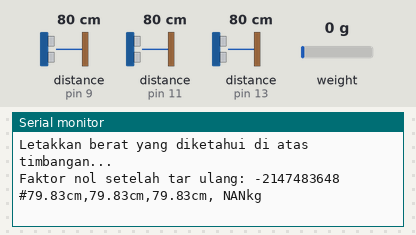
Recording of a sketch running on a simulated Arduino Leonardo, built with avr-gcc and run on an emulated ATmega32U4. Parts: the last lines printed to the serial monitor. Wiring (inferred from the names in the program): 3 × ultrasonic range finder: trigger pin 8, echo pin 9 / trigger pin 10, echo pin 11 / trigger pin 12, echo pin 13. The test bench sets the inputs (shaded band); at power-on: distance to the obstacle (sensors on pin 9, pin 11, pin 13) 80 cm, weight on the scale 0 g. The echo pulse lasts 58.3 µs per cm.

Above: at 9.2 s.
9.3 s: distance to the obstacle (sensor on pin 9) set to 2 cm
At 11.1 s:
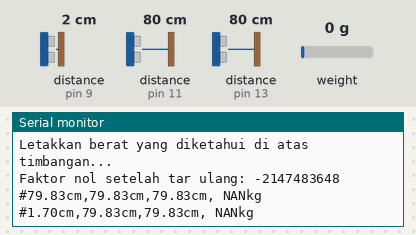
11.2 s: distance to the obstacle (sensor on pin 11) set to 2 cm
13.1 s: distance to the obstacle (sensor on pin 13) set to 2 cm
At 13.7 s:
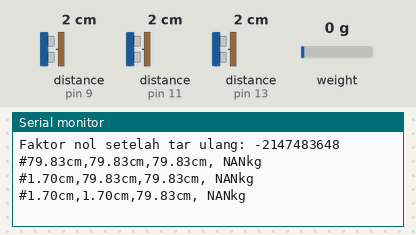
15.0 s: weight on the scale set to 1250 g
At 16.5 s:
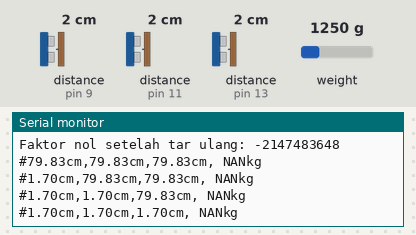
16.9 s: distance to the obstacle (sensor on pin 9) set to 4 cm
At 18.2 s:
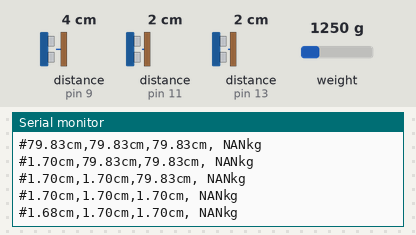
18.8 s: distance to the obstacle (sensor on pin 11) set to 4 cm
At 19.9 s:
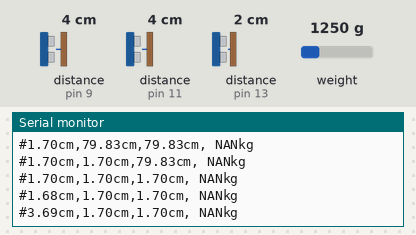
Timing chart, 0 to 21.7 s (numbered marks = the images above; inputs shaded):
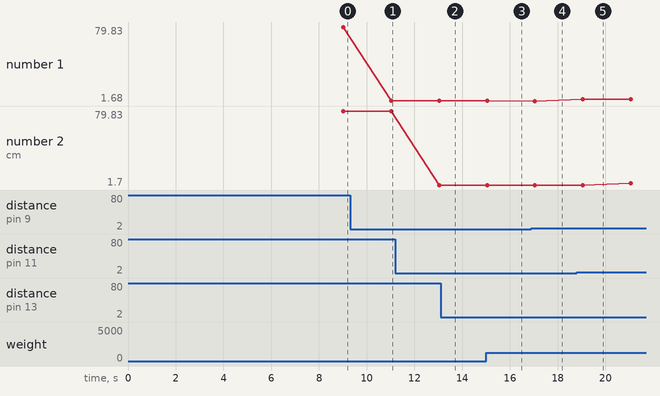

Measured:
- after the input at 9.3 s, the serial monitor: prints a new line after 1.7 s (image 1)
- plotted number 1: 79.83 → 1.7 after the input at 9.3 s

The sketch:

mega_new.ino
```cpp
#include "HX711.h"
#include <NewPing.h>

#define DOUT  4
#define CLK   5

#define TRIG_PIN_1  8   // D1
#define ECHO_PIN_1  9   // D2
#define TRIG_PIN_2  10  // D6
#define ECHO_PIN_2  11  // D7
#define TRIG_PIN_3  12  // Pin Contoh
#define ECHO_PIN_3  13  // Pin Contoh

HX711 scale;

// Berat yang diketahui dalam kg (sesuaikan dengan berat yang digunakan untuk kalibrasi)
const float known_weight = 0.0;  // Contoh: menggunakan berat 1 kg

void setup() {
  Serial.begin(9600);
  Serial1.begin(9600);

  // Inisialisasi HX711
  scale.begin(DOUT, CLK);
  scale.set_scale();

  // Kalibrasi timbangan menggunakan berat yang diketahui
  Serial.println("Letakkan berat yang diketahui di atas timbangan...");
  delay(5000);  // Delay untuk menstabilkan pengukuran berat
  scale.set_scale(calibration_factor(known_weight));  // Kalibrasi menggunakan berat yang diketahui

  // Tar ulang timbangan setelah kalibrasi
  scale.tare();

  // Inisialisasi pin sensor ultrasonik
  pinMode(TRIG_PIN_1, OUTPUT);
  pinMode(ECHO_PIN_1, INPUT);
  pinMode(TRIG_PIN_2, OUTPUT);
  pinMode(ECHO_PIN_2, INPUT);
  pinMode(TRIG_PIN_3, OUTPUT);
  pinMode(ECHO_PIN_3, INPUT);

  // Cetak faktor nol setelah tar ulang
  long zero_factor = scale.read_average();
  Serial.print("Faktor nol setelah tar ulang: ");
  Serial.println(zero_factor);
}

void loop() {
  // Baca jarak dari sensor ultrasonik
  float distance1 = getDistance(TRIG_PIN_1, ECHO_PIN_1);
  float distance2 = getDistance(TRIG_PIN_2, ECHO_PIN_2);
  float distance3 = getDistance(TRIG_PIN_3, ECHO_PIN_3);

  // Baca berat dari load cell
  float units = scale.get_units(10);  // Baca rata-rata dari 10 pembacaan untuk hasil yang lebih stabil
  if (units < 0) {
    units = 0.0;
  }

  // Cetak data ke monitor serial
  String data = "#" + String(distance1) + "cm," + String(distance2) + "cm," + String(distance3) + "cm," + String(units) + "kg";
  Serial.println(data);
  Serial1.println(data);

  delay(1000); // Delay antara pembacaan
}

float getDistance(int trigPin, int echoPin) {
  digitalWrite(trigPin, LOW);
  delayMicroseconds(2);
  digitalWrite(trigPin, HIGH);
  delayMicroseconds(10);
  digitalWrite(trigPin, LOW);

  long duration = pulseIn(echoPin, HIGH);
  float distance = duration / 29.1 / 2.0;
  if (distance > 100) {
    distance = 100.0;
  }
  return distance;
}

// Fungsi untuk menghitung faktor kalibrasi berdasarkan berat yang diketahui
float calibration_factor(float known_weight_kg) {
  float raw_units = scale.get_units(10);  // Baca unit mentah
  float calibration_factor = known_weight_kg / raw_units;
  return calibration_factor;
}
```
